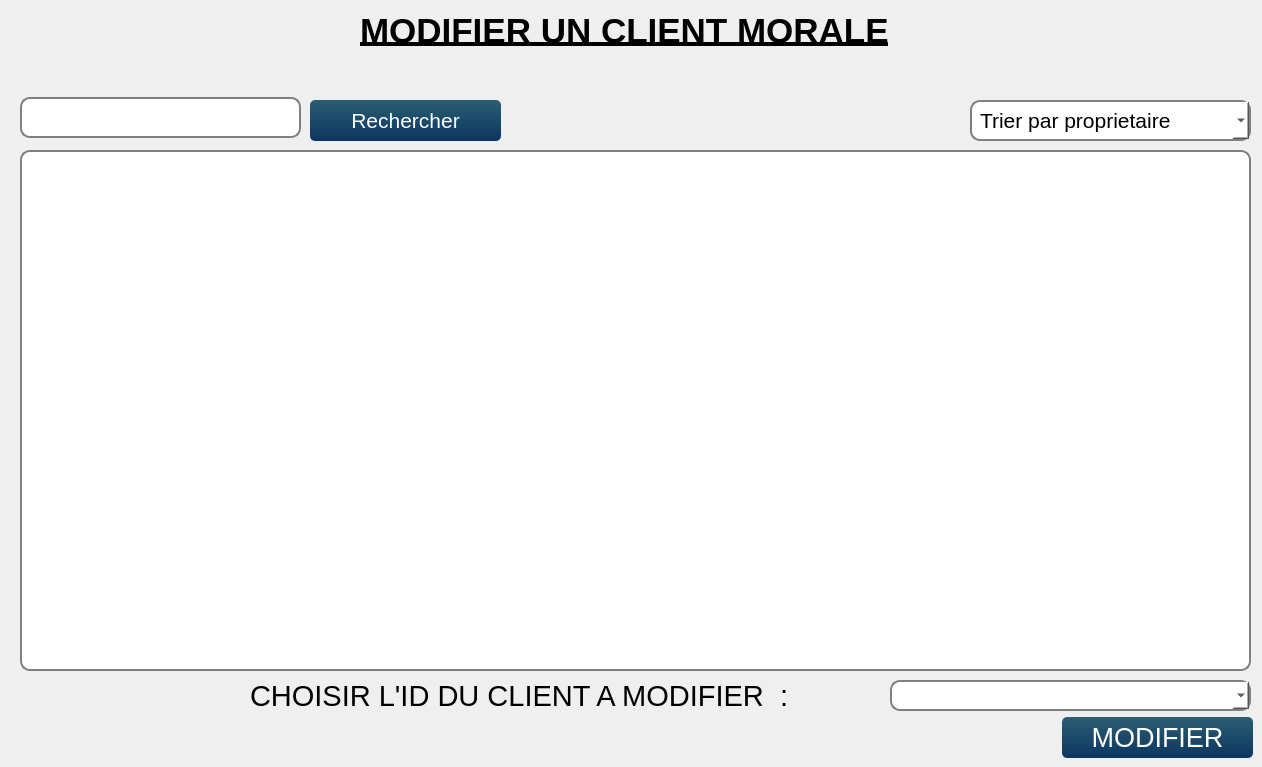
       <widget class="QWidget" name="mod">
        <widget class="QLabel" name="label_16">
         <property name="geometry">
          <rect>
           <x>360</x>
           <y>-10</y>
           <width>681</width>
           <height>81</height>
          </rect>
         </property>
         <property name="font">
          <font>
           <family>Helvetica</family>
           <pointsize>26</pointsize>
           <weight>75</weight>
           <bold>true</bold>
           <underline>true</underline>
          </font>
         </property>
         <property name="text">
          <string>MODIFIER UN CLIENT MORALE</string>
         </property>
        </widget>
        <widget class="QLabel" name="cin_14">
         <property name="geometry">
          <rect>
           <x>250</x>
           <y>670</y>
           <width>641</width>
           <height>51</height>
          </rect>
         </property>
         <property name="font">
          <font>
           <family>Yu Gothic UI</family>
           <pointsize>22</pointsize>
           <weight>50</weight>
           <bold>false</bold>
          </font>
         </property>
         <property name="text">
          <string>CHOISIR L'ID DU CLIENT A MODIFIER  :</string>
         </property>
        </widget>
        <widget class="QPushButton" name="pushButton_7">
         <property name="geometry">
          <rect>
           <x>1062</x>
           <y>717</y>
           <width>191</width>
           <height>41</height>
          </rect>
         </property>
         <property name="font">
          <font>
           <family>Helvetica</family>
           <pointsize>20</pointsize>
          </font>
         </property>
         <property name="styleSheet">
          <string notr="true">QPushButton{
	background-color: qlineargradient(spread:pad, x1:1, y1:0, x2:1, y2:1, stop:0 rgba(42, 95, 113, 255),stop:1 rgba(12, 53, 97, 255));
	color: #fff;
	border: 0px;
	border-radius: 5px;
	padding: 5px;
}

QPushButton::hover
{
	background-color: qlineargradient(spread:pad, x1:1, y1:0, x2:1, y2:1, stop:0 rgba(167, 214, 50, 255),stop:1 rgba(98, 169, 67, 255));
	color: #fff;

}
QPushButton::pressed
{
	background-color: qlineargradient(spread:pad, x1:1, y1:0, x2:1, y2:1, stop:0 rgba(147, 194, 30, 255),stop:1 rgba(78, 149, 47, 255));
	color: #fff;
	border: 0px;
	border-radius: 5px;
	padding: 5px;

}</string>
         </property>
         <property name="text">
          <string>MODIFIER</string>
         </property>
        </widget>
        <widget class="QTableView" name="tableView_4">
         <property name="geometry">
          <rect>
           <x>20</x>
           <y>150</y>
           <width>1231</width>
           <height>521</height>
          </rect>
         </property>
         <property name="font">
          <font>
           <pointsize>20</pointsize>
          </font>
         </property>
         <property name="styleSheet">
          <string notr="true">background-color: rgb(255, 255, 255);

    border: 2px solid gray;
    border-radius: 10px;
    padding: 0 8px;
    selection-background-color: darkgray;</string>
         </property>
        </widget>
        <widget class="QComboBox" name="combo_2">
         <property name="geometry">
          <rect>
           <x>890</x>
           <y>680</y>
           <width>361</width>
           <height>31</height>
          </rect>
         </property>
         <property name="styleSheet">
          <string notr="true">background-color: rgb(255, 255, 255);

    border: 2px solid gray;
    border-radius: 10px;
    padding: 0 8px;
    selection-background-color: darkgray;</string>
         </property>
        </widget>
        <widget class="QComboBox" name="comboBox_20">
         <property name="geometry">
          <rect>
           <x>970</x>
           <y>100</y>
           <width>281</width>
           <height>41</height>
          </rect>
         </property>
         <property name="font">
          <font>
           <family>Helvetica</family>
           <pointsize>16</pointsize>
          </font>
         </property>
         <property name="layoutDirection">
          <enum>Qt::LeftToRight</enum>
         </property>
         <property name="styleSheet">
          <string notr="true">background-color: rgb(255, 255, 255);

    border: 2px solid gray;
    border-radius: 10px;
    padding: 0 8px;
    selection-background-color: darkgray;</string>
         </property>
         <property name="maxVisibleItems">
          <number>3</number>
         </property>
         <property name="insertPolicy">
          <enum>QComboBox::InsertAtTop</enum>
         </property>
         <item>
          <property name="text">
           <string>Trier par proprietaire</string>
          </property>
         </item>
         <item>
          <property name="text">
           <string>Trier par id</string>
          </property>
         </item>
         <item>
          <property name="text">
           <string>Trier par nom</string>
          </property>
         </item>
        </widget>
        <widget class="QPushButton" name="pushButton_24">
         <property name="geometry">
          <rect>
           <x>310</x>
           <y>100</y>
           <width>191</width>
           <height>41</height>
          </rect>
         </property>
         <property name="font">
          <font>
           <family>Helvetica</family>
           <pointsize>16</pointsize>
          </font>
         </property>
         <property name="styleSheet">
          <string notr="true">QPushButton{
	background-color: qlineargradient(spread:pad, x1:1, y1:0, x2:1, y2:1, stop:0 rgba(42, 95, 113, 255),stop:1 rgba(12, 53, 97, 255));
	color: #fff;
	border: 0px;
	border-radius: 5px;
	padding: 5px;
}

QPushButton::hover
{
	background-color: qlineargradient(spread:pad, x1:1, y1:0, x2:1, y2:1, stop:0 rgba(167, 214, 50, 255),stop:1 rgba(98, 169, 67, 255));
	color: #fff;

}
QPushButton::pressed
{
	background-color: qlineargradient(spread:pad, x1:1, y1:0, x2:1, y2:1, stop:0 rgba(147, 194, 30, 255),stop:1 rgba(78, 149, 47, 255));
	color: #fff;
	border: 0px;
	border-radius: 5px;
	padding: 5px;

}</string>
         </property>
         <property name="text">
          <string>Rechercher</string>
         </property>
        </widget>
        <widget class="QLineEdit" name="lineEdit_26">
         <property name="geometry">
          <rect>
           <x>20</x>
           <y>97</y>
           <width>281</width>
           <height>41</height>
          </rect>
         </property>
         <property name="styleSheet">
          <string notr="true">background-color: rgb(255, 255, 255);

    border: 2px solid gray;
    border-radius: 10px;
    padding: 0 8px;
    selection-background-color: darkgray;</string>
         </property>
        </widget>
       </widget>
